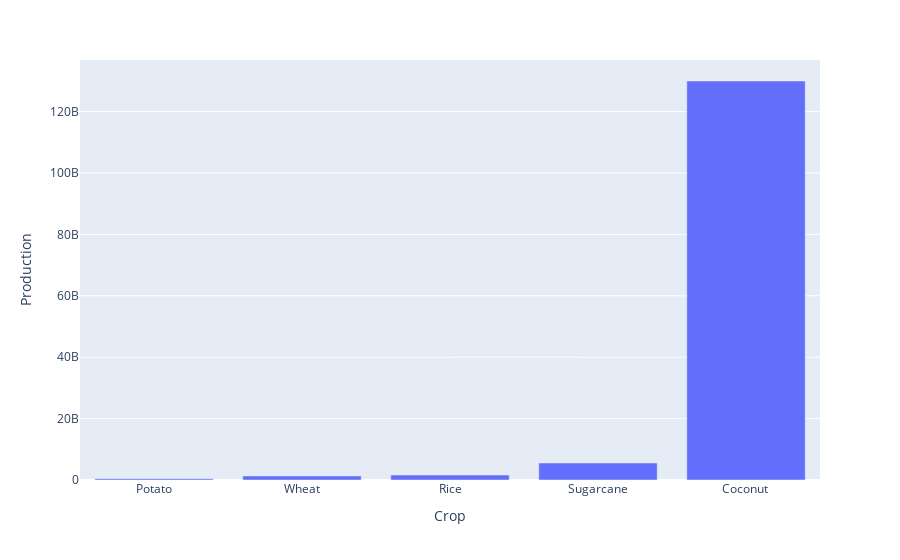

The cell this chart's notebook holds for it:
### Code cell
#MOST PRODUCED CROPS
temp = data.groupby(by='Crop')['Production'].sum().reset_index().sort_values(by='Production')
px.bar(temp.tail(), 'Crop', 'Production')

### Figure 1 — Plotly figure (JSON) as saved in the notebook; plotly's stock layout.template omitted (floating-point values rounded to 4 significant figures)
{"data": [{"alignmentgroup": "True", "hovertemplate": "Crop=%{x}<br>Production=%{y}<extra></extra>", "legendgroup": "", "marker": {"color": "#636efa", "pattern": {"shape": ""}}, "name": "", "offsetgroup": "", "orientation": "v", "showlegend": false, "textposition": "auto", "type": "bar", "x": ["Potato", "Wheat", "Rice", "Sugarcane", "Coconut "], "xaxis": "x", "y": [424800000.0, 1333000000.0, 1605000000.0, 5536000000.0, 130000000000.0], "yaxis": "y"}], "layout": {"barmode": "relative", "legend": {"tracegroupgap": 0}, "margin": {"t": 60}, "xaxis": {"anchor": "y", "domain": [0, 1], "title": {"text": "Crop"}}, "yaxis": {"anchor": "x", "domain": [0, 1], "title": {"text": "Production"}}}}
